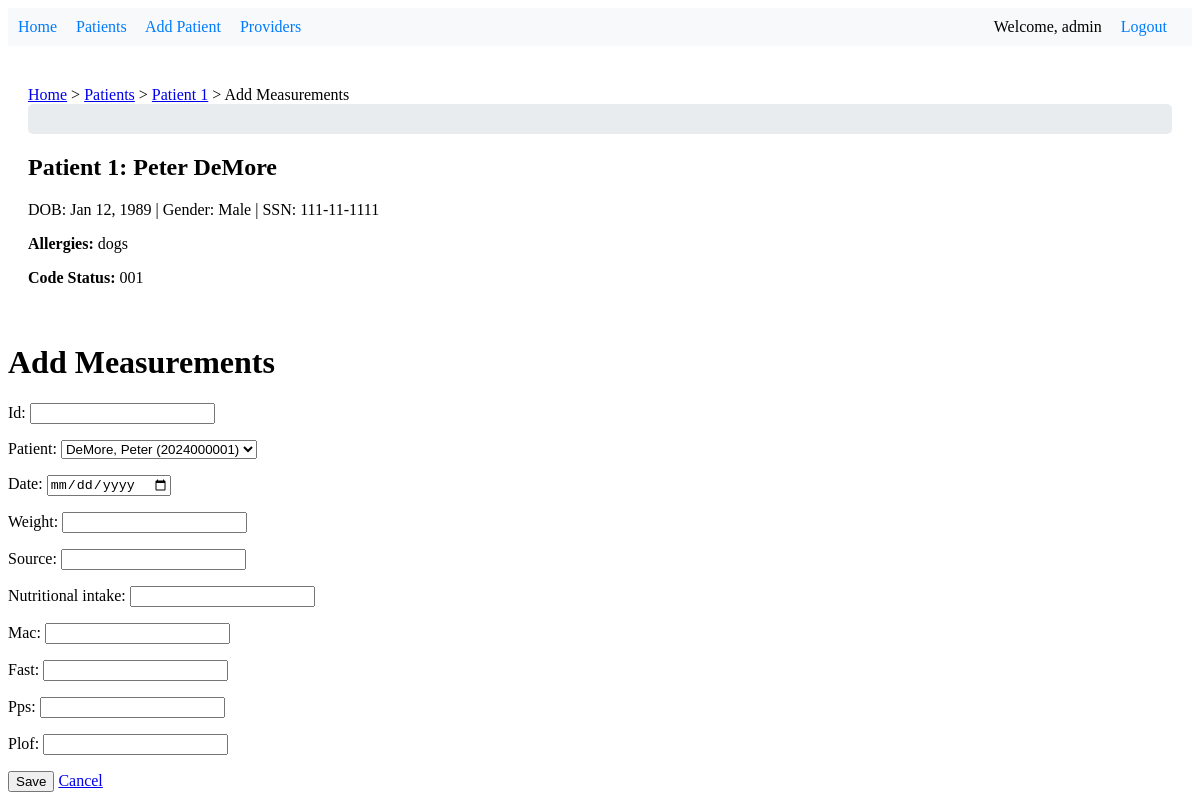
The page /patient/1/measurements/add/ (signed in) on the database its author committed.
### patient_records/models.py (models this page shows, shortened)
class Patient(models.Model):
    GENDER_CHOICES = [
        ('M', 'Male'),
        ('F', 'Female'),
        ('O', 'Other'),
    ]
    id = models.AutoField(primary_key=True)
    date = models.DateField()
    allergies = models.TextField(blank=True, null=True)
    code_status = models.CharField(max_length=50, blank=True, null=True)
    poa_name = models.CharField(max_length=100)
    relationship = models.CharField(max_length=50, blank=True, null=True)
    poa_contact = models.CharField(max_length=100)
    veteran = models.BooleanField(default=False)
    veteran_spouse = models.BooleanField(default=False)
    marital_status = models.CharField(max_length=50, blank=True, null=True)
    street_address = models.CharField(max_length=255, blank=True, null=True)
    city = models.CharField(max_length=100, blank=True, null=True)
    state = models.CharField(max_length=100, blank=True, null=True)
    zip = models.CharField(max_length=20, blank=True, null=True)
    patient_phone = models.CharField(max_length=20, blank=True, null=True)
    patient_email = models.EmailField(blank=True, null=True)
    last_updated = models.DateTimeField(auto_now=True)
    modified_by = models.ForeignKey(User, on_delete=models.SET_NULL, null=True, blank=True)
    patient_number = models.CharField(max_length=10, unique=True, editable=False, null=True, blank=True)
    first_name = models.CharField(max_length=50, null=True, blank=True)
    middle_name = models.CharField(max_length=50, blank=True, null=True)
    last_name = models.CharField(max_length=50, null=True, blank=True)
    date_of_birth = models.DateField(null=True, blank=True)
    gender = models.CharField(max_length=1, choices=GENDER_CHOICES, null=True, blank=True)
    ssn = models.CharField(max_length=11, verbose_name="SSN", null=True, blank=True)
    height_cm = models.DecimalField(max_digits=5, decimal_places=2, verbose_name="Height (cm)", null=True, blank=True)
    height_inches = models.DecimalField(max_digits=5, decimal_places=2, verbose_name="Height (inches)", null=True, blank=True)
    def __str__(self):
        if self.first_name and self.last_name:
            return f"{self.last_name}, {self.first_name} ({self.patient_number})"
        return f"Patient {self.patient_number}"

class Measurements(models.Model):
    id = models.CharField(max_length=100, primary_key=True)
    patient = models.ForeignKey(Patient, on_delete=models.CASCADE)
    date = models.DateField()
    weight = models.FloatField()
    source = models.CharField(max_length=100)
    nutritional_intake = models.CharField(max_length=200)
    mac = models.CharField(max_length=100)
    fast = models.CharField(max_length=100)
    pps = models.CharField(max_length=100)
    plof = models.CharField(max_length=100)

### patient_records/views.py (the view)
# urls.py: path('patient/<str:patient_id>/measurements/add/', views.add_measurements, name='add_measurements'),
@login_required
def add_measurements(request, patient_id):
    patient = get_object_or_404(Patient, id=patient_id)
    breadcrumbs = [
        {'label': 'Patients', 'url': reverse('patient_list')},
        {'label': f'Patient {patient.id}', 'url': reverse('patient_detail', args=[patient.id])},
        {'label': 'Add Measurements', 'url': None}
    ]
    if request.method == 'POST':
        form = MeasurementsForm(request.POST)
        if form.is_valid():
            measurement = form.save(commit=False)
            measurement.patient = patient
            measurement.save()
            messages.success(request, 'Measurements added successfully!')
            return redirect('patient_detail', patient_id=patient_id)
    else:
        form = MeasurementsForm(initial={'patient': patient})
    context = {
        'form': form,
        'patient': patient,
        'breadcrumbs': breadcrumbs,
        'form_title': 'Add Measurements'
    }
    return render(request, 'patient_records/add_measurements.html', context)

### patient_records/forms.py
class MeasurementsForm(forms.ModelForm):
    class Meta:
        model = Measurements
        fields = '__all__'
        widgets = {
            'date': forms.DateInput(attrs={'type': 'date'}),
        }

### patient_records/templates/patient_records/add_measurements.html (shortened to what this page needs)
{% extends 'patient_records/generic_form.html' %}

### patient_records/templates/patient_records/generic_form.html (shortened to what this page needs)
{% extends 'patient_records/base.html' %}
{% block content %}
{% include 'components/_breadcrumbs.html' %}
{% if patient %}
    {% include 'components/_patient_header.html' %}
{% endif %}
<h1>{{ form_title|default:"Data Entry" }}</h1>
<form method="post" onsubmit="return confirmSubmission()">
    {{ form.as_p }}
    <button type="submit">Save</button>
    {% if patient %}
        <a href="{% url 'patient_detail' patient.id %}">Cancel</a>
    {% else %}
        <a href="{% url 'home' %}">Cancel</a>
    {% endif %}
</form>
{% endblock %}

### patient_records/templates/components/_navigation.html
{% if user.is_authenticated %}
    <nav>
        <a href="{% url 'home' %}">Home</a>
        <a href="{% url 'patient_list' %}">Patients</a>
        <a href="{% url 'add_patient' %}">Add Patient</a>
        <a href="{% url 'provider_list' %}">Providers</a>
        <div class="user-nav">
            <span>Welcome, {{ user.username }}</span>
            <a href="{% url 'logout' %}">Logout</a>
        </div>
    </nav>
{% endif %}

### patient_records/templates/components/_patient_header.html
<div class="patient-header"></div>
    <h2>Patient {{ patient.id }}: {{ patient.first_name }} {{ patient.last_name }}</h2>
    <p>
        DOB: {{ patient.date_of_birth|date:"M d, Y" }} |
        Gender: {{ patient.get_gender_display }} |
        SSN: {{ patient.ssn }}
    </p>
    {% if patient.allergies %}
    <p><strong>Allergies:</strong> {{ patient.allergies }}</p>
    {% endif %}
    {% if patient.code_status %}
    <p><strong>Code Status:</strong> {{ patient.code_status }}</p>
    {% endif %}
</div>

### patient_records/templates/patient_records/base.html (style rules this page uses)
nav { background-color: #f8f9fa; padding: 10px; margin-bottom: 20px; }
nav a { margin-right: 15px; text-decoration: none; color: #007bff; }
.user-nav { float: right; }
.user-nav span { margin-right: 15px; }
.patient-header { background-color: #e9ecef; padding: 15px; margin-bottom: 20px; border-radius: 5px; }

### rows shown on the page
Patient: id "1", first_name "Peter", last_name "DeMore", date_of_birth "Jan 12, 1989", gender "Male", ssn "111-11-1111", allergies "dogs", code_status "001"

### other values the page prints
{{ user.username }} "admin"
{{ breadcrumb.label }} "Patients" "Patient 1"
{{ breadcrumb.label }} "Add Measurements"
